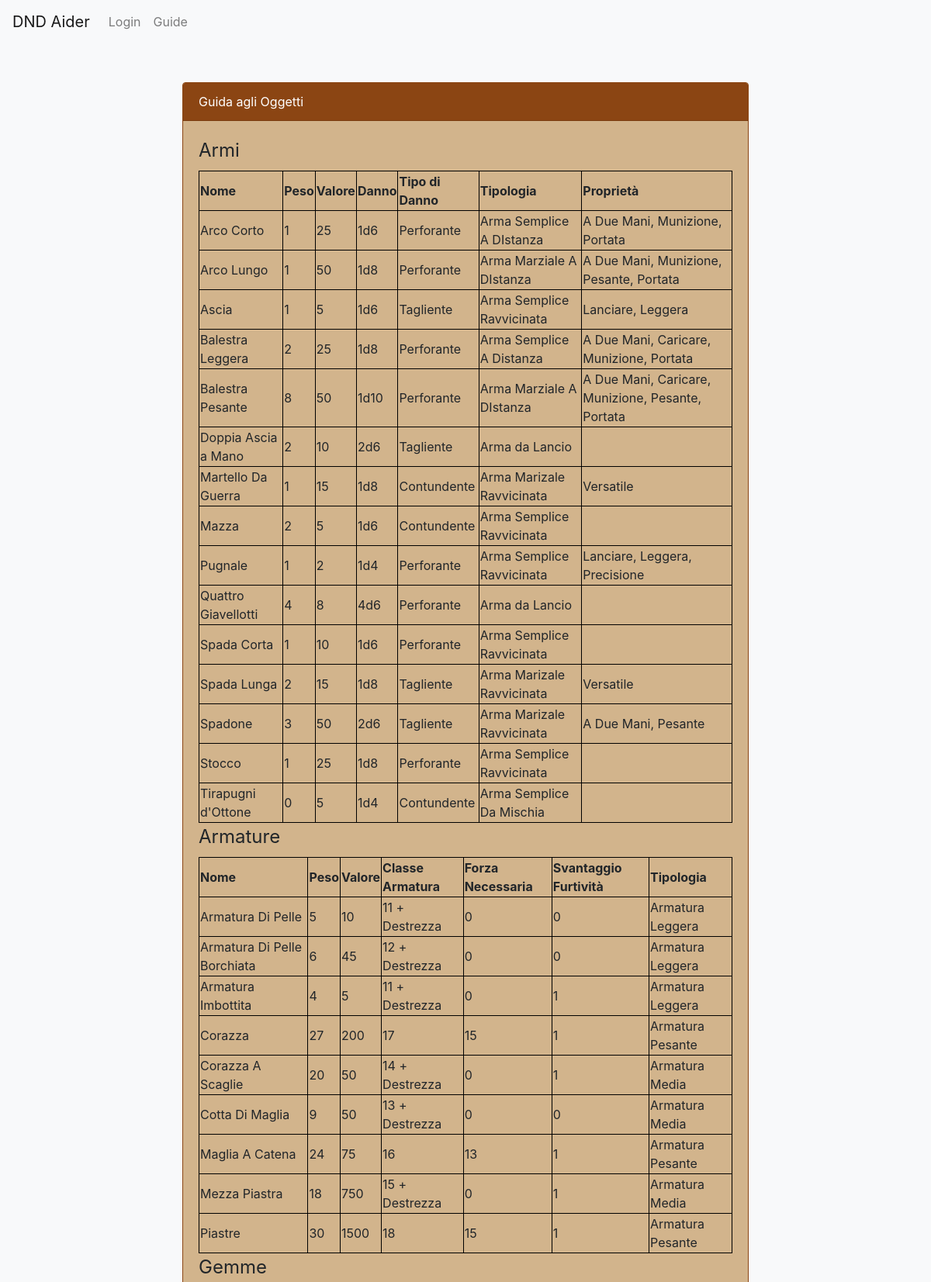
The app's page /guideoggetti.php (upper part) with its own data.
### tables this page shows
CREATE TABLE `oggetto` (
  `Peso` int(11) NOT NULL,
  `Valore` int(11) NOT NULL,
  `Nome` varchar(30) NOT NULL,
  `Descrizione` varchar(1000) DEFAULT NULL,
  `Contenuto` varchar(1000) DEFAULT NULL,
  `Danno` varchar(30) DEFAULT NULL,
  `Tipo_Danno` varchar(30) DEFAULT NULL,
  `Classe_Armatura` varchar(30) DEFAULT NULL,
  `Forza_Necessaria` int(11) DEFAULT NULL,
  `Svantaggio_Furtivita` tinyint(1) DEFAULT NULL,
  `Tipologia` varchar(50) DEFAULT NULL
);

CREATE TABLE `proprieta_arma` (
  `Nome_Proprieta` varchar(30) NOT NULL,
  `Nome_Arma` varchar(30) NOT NULL
);

### database.php (called while the page is built, shortened)
<?php
class DatabaseHelper{
    public $db;
    public function __construct($servername, $username, $password, $dbname, $port){
        $this->db = new mysqli($servername, $username, $password, $dbname, $port);
    }
public function getWeapons(){
    $query="SELECT Nome, Peso, Valore, Danno, Tipo_Danno, Tipologia, Nome_Proprieta FROM oggetto LEFT JOIN proprieta_arma ON oggetto.Nome=proprieta_arma.Nome_Arma WHERE Tipologia LIKE 'Arma %'";
    $stmt = $this->db->prepare($query);
    $stmt->execute();
    $result = $stmt->get_result();
    $weapons=array();
    while ($row = $result->fetch_assoc()){
        $weapons[]=$row;
    }
    return $weapons;
}
public function getArmors(){
    $query="SELECT Nome, Peso, Valore, Classe_Armatura, Forza_Necessaria, Svantaggio_Furtivita, Tipologia FROM oggetto WHERE Tipologia LIKE 'Armatura %'";
    $stmt = $this->db->prepare($query);
    $stmt->execute();
    $result = $stmt->get_result();
    $weapons=array();
    while ($row = $result->fetch_assoc()){
        $weapons[]=$row;
    }
    return $weapons;
}
}
?>

### bootstrap.php (called while the page is built, shortened)
<?php
    require_once("database.php");
    $dbh = new DatabaseHelper("localhost", "root", "", "dnd_character_manager", 3306);
?>

### guideoggetti.php (the view, shortened to what this page needs)
<?php
    require_once("bootstrap.php");
?>
<!DOCTYPE html>
<html lang="en">
<head>
    <link rel="stylesheet" href="https://stackpath.bootstrapcdn.com/bootstrap/4.5.0/css/bootstrap.min.css">
</head>
<body>
<header><nav class="navbar navbar-expand-lg navbar-light bg-light">
  <a class="navbar-brand" href="index.php">DND Aider</a>
  <div class="collapse navbar-collapse" id="navbarSupportedContent">
    <ul class="navbar-nav mr-auto">
      <?php
      if (isset($_SESSION["ID"])){
      ?>
       <li class="nav-item">
        <a class="nav-link" href="logout.php">Logout</a>
      </li>
      <li class="nav-item">
        <a class="nav-link" href="create.php">Crea</a>
      </li>
      <?php
      }else{
      ?>
      <li class="nav-item">
        <a class="nav-link" href="login.php">Login</a>
      </li>
      <?php
    } ?>
      <li class="nav-item">
        <a class="nav-link" href="guide.php">Guide</a>
      </li>
    </ul>
  </div>
</nav></header>
<div class="container">
        <div class="row justify-content-center">
            <div class="col-md-8">
                <div class="card">
                    <div class="card-header">Guida agli Oggetti</div>
                    <div class="card-body">
                    <section>
                    <table>
                    <legend>Armi</legend>
                      <tr>
                      <th>Nome</th>
                      <th>Peso</th>
                      <th>Valore</th>
                      <th>Danno</th>
                      <th>Tipo di Danno</th>
                      <th>Tipologia</th>
                      <th>Proprietà</th>
                      </tr>
                    <?php
                    $tuttearmi=$dbh->getWeapons();
                    $arrayMagico=array();
                    foreach ($tuttearmi as $arma){
                    $key=[$arma["Nome"], $arma["Peso"], $arma["Valore"], $arma["Danno"],$arma["Tipo_Danno"], $arma["Tipologia"]];
                    $key=implode("$", $key);
                    if (!array_key_exists($key, $arrayMagico)){
                      $arrayMagico[$key]=array();
                      }
                      if (!is_null($arma["Nome_Proprieta"])){
                      array_push($arrayMagico[$key], $arma["Nome_Proprieta"]);
                      }
                    }
                    foreach ($arrayMagico as $key=>$value){
                      $key=explode("$", $key);
                      echo "<tr><td>".htmlentities($key[0])."</td>
                      <td>".htmlentities($key[1])."</td>
                      <td>".htmlentities($key[2])."</td>
                      <td>".htmlentities($key[3])."</td>
                      <td>".htmlentities($key[4])."</td>
                      <td>".htmlentities($key[5])."</td>
                      <td>".htmlentities(implode(", ",$value))."</td></tr>";
                  }
                    ?>
                     </table>
                     </section>
                    <section>
                    <table>
                    <legend>Armature</legend>
                      <tr>
                      <th>Nome</th>
                      <th>Peso</th>
                      <th>Valore</th>
                      <th>Classe Armatura</th>
                      <th>Forza Necessaria</th>
                      <th>Svantaggio Furtività</th>
                      <th>Tipologia</th>
                      </tr>
                    <?php
                    $tuttearmature=$dbh->getArmors();
                    foreach ($tuttearmature as $key){
                      echo "<tr><td>".htmlentities($key["Nome"])."</td>
                      <td>".htmlentities($key["Peso"])."</td>
                      <td>".htmlentities($key["Valore"])."</td>
                      <td>".htmlentities($key["Classe_Armatura"])."</td>
                      <td>".htmlentities($key["Forza_Necessaria"])."</td>
                      <td>".htmlentities($key["Svantaggio_Furtivita"])."</td>
                      <td>".htmlentities($key["Tipologia"])."</td></tr>";
                  }
                    ?>
                     </table>
                     </section>
                    <section>
                    <table>
                    <legend>Gemme</legend>
                     </table>
                     </section>
                    </div>
                </div>
            </div>
        </div>
    </div>
</body>
</html>

### guideoggetti.php (style rules this page uses)
body { background-color: #f8f9fa; }
.card { margin-top: 50px; background-color: #d2b48c; border: 1px solid #8b4513; }
.card-header { background-color: #8b4513; color: #fff; }
table, th, td { border: 1px solid black; border-collapse:collapse; }

### records on screen
oggetto: Nome "Doppia Ascia a Mano", Peso "2", Valore "10", Danno "2d6", Tipo_Danno "Tagliente", Tipologia "Arma da Lancio"
proprieta_arma: Nome_Arma.Nome "Martello Da Guerra", Nome_Arma.Peso "1", Nome_Arma.Valore "15", Nome_Arma.Danno "1d8", Nome_Arma.Tipo_Danno "Contundente", Nome_Arma.Tipologia "Arma Marizale Ravvicinata", value "Versatile"
oggetto: Nome "Mazza", Peso "2", Valore "5", Danno "1d6", Tipo_Danno "Contundente", Tipologia "Arma Semplice Ravvicinata"
oggetto: Nome "Quattro Giavellotti", Peso "4", Valore "8", Danno "4d6", Tipo_Danno "Perforante", Tipologia "Arma da Lancio"
oggetto: Nome "Spada Corta", Peso "1", Valore "10", Danno "1d6", Tipo_Danno "Perforante", Tipologia "Arma Semplice Ravvicinata"
proprieta_arma: Nome_Arma.Nome "Spada Lunga", Nome_Arma.Peso "2", Nome_Arma.Valore "15", Nome_Arma.Danno "1d8", Nome_Arma.Tipo_Danno "Tagliente", Nome_Arma.Tipologia "Arma Marizale Ravvicinata", value "Versatile"
oggetto: Nome "Stocco", Peso "1", Valore "25", Danno "1d8", Tipo_Danno "Perforante", Tipologia "Arma Semplice Ravvicinata"
oggetto: Nome "Tirapugni d'Ottone", Peso "0", Valore "5", Danno "1d4", Tipo_Danno "Contundente", Tipologia "Arma Semplice Da Mischia"
oggetto: Nome "Armatura Di Pelle", Peso "5", Valore "10", Classe_Armatura "11 + Destrezza", Forza_Necessaria "0", Svantaggio_Furtivita "0", Tipologia "Armatura Leggera"
oggetto: Nome "Armatura Di Pelle Borchiata", Peso "6", Valore "45", Classe_Armatura "12 + Destrezza", Forza_Necessaria "0", Svantaggio_Furtivita "0", Tipologia "Armatura Leggera"
oggetto: Nome "Armatura Imbottita", Peso "4", Valore "5", Classe_Armatura "11 + Destrezza", Forza_Necessaria "0", Svantaggio_Furtivita "1", Tipologia "Armatura Leggera"
oggetto: Nome "Corazza", Peso "27", Valore "200", Classe_Armatura "17", Forza_Necessaria "15", Svantaggio_Furtivita "1", Tipologia "Armatura Pesante"
oggetto: Nome "Corazza A Scaglie", Peso "20", Valore "50", Classe_Armatura "14 + Destrezza", Forza_Necessaria "0", Svantaggio_Furtivita "1", Tipologia "Armatura Media"
oggetto: Nome "Cotta Di Maglia", Peso "9", Valore "50", Classe_Armatura "13 + Destrezza", Forza_Necessaria "0", Svantaggio_Furtivita "0", Tipologia "Armatura Media"
oggetto: Nome "Maglia A Catena", Peso "24", Valore "75", Classe_Armatura "16", Forza_Necessaria "13", Svantaggio_Furtivita "1", Tipologia "Armatura Pesante"
oggetto: Nome "Mezza Piastra", Peso "18", Valore "750", Classe_Armatura "15 + Destrezza", Forza_Necessaria "0", Svantaggio_Furtivita "1", Tipologia "Armatura Media"
oggetto: Nome "Piastre", Peso "30", Valore "1500", Classe_Armatura "18", Forza_Necessaria "15", Svantaggio_Furtivita "1", Tipologia "Armatura Pesante"

### other values on screen
$key[0] "Arco Corto"
$key[1] "1"
$key[2] "25"
$key[3] "1d6"
$key[4] "Perforante"
$key[5] "Arma Semplice A DIstanza"
implode(", ",$value) "A Due Mani, Munizione, Portata"
$key[0] "Arco Lungo"
$key[2] "50"
$key[3] "1d8"
$key[5] "Arma Marziale A DIstanza"
implode(", ",$value) "A Due Mani, Munizione, Pesante, Portata"
$key[0] "Ascia"
$key[2] "5"
$key[4] "Tagliente"
